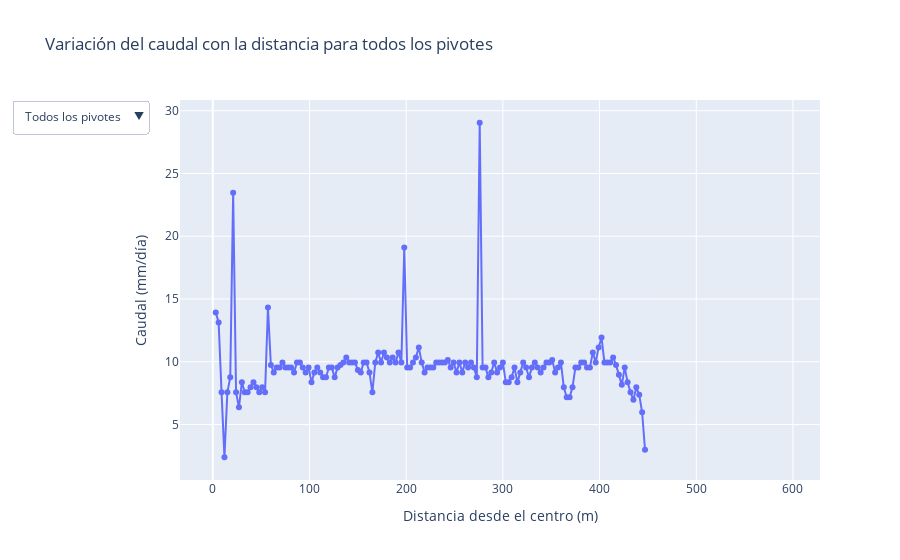

This figure's notebook cell:
### Markdown cell above
### 1.2.1. Representar las distancias y caudales en un gráfico

### Code cell
import plotly.graph_objects as go

# Crear una figura base
fig = go.Figure()

# Agregar una traza para cada pivote
pivotes = df_tidy['Pivote'].unique()
for pivote in pivotes:
    datos_pivote = df_tidy[df_tidy['Pivote'] == pivote]
    fig.add_trace(go.Scatter(
        x=datos_pivote['Distancia'], 
        y=datos_pivote['Lamina'],
        mode='lines+markers',
        name=pivote,
        visible=True if pivote == pivotes[0] else False  # Mostrar solo el primer pivote al inicio
    ))

# Crear botones para el menú desplegable
buttons = [
    {
        'label': 'Todos los pivotes',
        'method': 'update',
        'args': [
            {'visible': [True] * len(pivotes)},  # Mostrar todas las trazas
            {'title': 'Variación del caudal con la distancia para todos los pivotes'}
        ]
    }
] + [
    {
        'label': pivote,
        'method': 'update',
        'args': [
            {'visible': [p == pivote for p in pivotes]},  # Solo mostrar el pivote seleccionado
            {'title': f'Variación del caudal con la distancia para el pivote {pivote}'}
        ]
    }
    for pivote in pivotes
]

# Agregar el menú a la figura
fig.update_layout(
    updatemenus=[
        {
            'buttons': buttons,
            'direction': 'down',  # Desplegable hacia abajo
            'showactive': True,   # Resaltar la opción activa
        }
    ]
)

# Configuración de los ejes y título inicial
fig.update_layout(
    title='Variación del caudal con la distancia para todos los pivotes',
    xaxis_title='Distancia desde el centro (m)',
    yaxis_title='Caudal (mm/día)',
    legend_title='Pivote'
)

# Mostrar la figura
fig.show()

### Figure 1 — Plotly figure (JSON) as saved in the notebook; plotly's stock layout.template omitted (floating-point values rounded to 4 significant figures; data arrays with more than 128 entries replaced by an {"elided": "..."} marker saying what was removed)
{"data": [{"mode": "lines+markers", "name": "P1", "type": "scatter", "visible": true, "x": {"elided": "197 int values"}, "y": {"elided": "197 float values"}}, {"mode": "lines+markers", "name": "P2", "type": "scatter", "visible": false, "x": {"elided": "197 int values"}, "y": {"elided": "197 float values"}}, {"mode": "lines+markers", "name": "P3", "type": "scatter", "visible": false, "x": {"elided": "197 int values"}, "y": {"elided": "197 float values"}}, {"mode": "lines+markers", "name": "P4", "type": "scatter", "visible": false, "x": {"elided": "197 int values"}, "y": {"elided": "197 float values"}}, {"mode": "lines+markers", "name": "P5", "type": "scatter", "visible": false, "x": {"elided": "197 int values"}, "y": {"elided": "197 float values"}}, {"mode": "lines+markers", "name": "P6", "type": "scatter", "visible": false, "x": {"elided": "197 int values"}, "y": {"elided": "197 float values"}}, {"mode": "lines+markers", "name": "P7", "type": "scatter", "visible": false, "x": {"elided": "197 int values"}, "y": {"elided": "197 float values"}}, {"mode": "lines+markers", "name": "P8", "type": "scatter", "visible": false, "x": {"elided": "197 int values"}, "y": {"elided": "197 float values"}}, {"mode": "lines+markers", "name": "P9", "type": "scatter", "visible": false, "x": {"elided": "197 int values"}, "y": {"elided": "197 float values"}}, {"mode": "lines+markers", "name": "P10", "type": "scatter", "visible": false, "x": {"elided": "197 int values"}, "y": {"elided": "197 float values"}}, {"mode": "lines+markers", "name": "P11", "type": "scatter", "visible": false, "x": {"elided": "197 int values"}, "y": {"elided": "197 float values"}}, {"mode": "lines+markers", "name": "P12", "type": "scatter", "visible": false, "x": {"elided": "197 int values"}, "y": {"elided": "197 float values"}}], "layout": {"autosize": true, "legend": {"title": {"text": "Pivote"}}, "title": {"text": "Variación del caudal con la distancia para todos los pivotes"}, "updatemenus": [{"buttons": [{"args": [{"visible": [true, true, true, true, true, true, true, true, true, true, true, true]}, {"title": "Variación del caudal con la distancia para todos los pivotes"}], "label": "Todos los pivotes", "method": "update"}, {"args": [{"visible": [true, false, false, false, false, false, false, false, false, false, false, false]}, {"title": "Variación del caudal con la distancia para el pivote P1"}], "label": "P1", "method": "update"}, {"args": [{"visible": [false, true, false, false, false, false, false, false, false, false, false, false]}, {"title": "Variación del caudal con la distancia para el pivote P2"}], "label": "P2", "method": "update"}, {"args": [{"visible": [false, false, true, false, false, false, false, false, false, false, false, false]}, {"title": "Variación del caudal con la distancia para el pivote P3"}], "label": "P3", "method": "update"}, {"args": [{"visible": [false, false, false, true, false, false, false, false, false, false, false, false]}, {"title": "Variación del caudal con la distancia para el pivote P4"}], "label": "P4", "method": "update"}, {"args": [{"visible": [false, false, false, false, true, false, false, false, false, false, false, false]}, {"title": "Variación del caudal con la distancia para el pivote P5"}], "label": "P5", "method": "update"}, {"args": [{"visible": [false, false, false, false, false, true, false, false, false, false, false, false]}, {"title": "Variación del caudal con la distancia para el pivote P6"}], "label": "P6", "method": "update"}, {"args": [{"visible": [false, false, false, false, false, false, true, false, false, false, false, false]}, {"title": "Variación del caudal con la distancia para el pivote P7"}], "label": "P7", "method": "update"}, {"args": [{"visible": [false, false, false, false, false, false, false, true, false, false, false, false]}, {"title": "Variación del caudal con la distancia para el pivote P8"}], "label": "P8", "method": "update"}, {"args": [{"visible": [false, false, false, false, false, false, false, false, true, false, false, false]}, {"title": "Variación del caudal con la distancia para el pivote P9"}], "label": "P9", "method": "update"}, {"args": [{"visible": [false, false, false, false, false, false, false, false, false, true, false, false]}, {"title": "Variación del caudal con la distancia para el pivote P10"}], "label": "P10", "method": "update"}, {"args": [{"visible": [false, false, false, false, false, false, false, false, false, false, true, false]}, {"title": "Variación del caudal con la distancia para el pivote P11"}], "label": "P11", "method": "update"}, {"args": [{"visible": [false, false, false, false, false, false, false, false, false, false, false, true]}, {"title": "Variación del caudal con la distancia para el pivote P12"}], "label": "P12", "method": "update"}], "direction": "down", "showactive": true}], "xaxis": {"autorange": true, "range": [-34.31, 628.3], "title": {"text": "Distancia desde el centro (m)"}, "type": "linear"}, "yaxis": {"autorange": true, "range": [0.1874, 31.25], "title": {"text": "Caudal (mm/día)"}, "type": "linear"}}}
